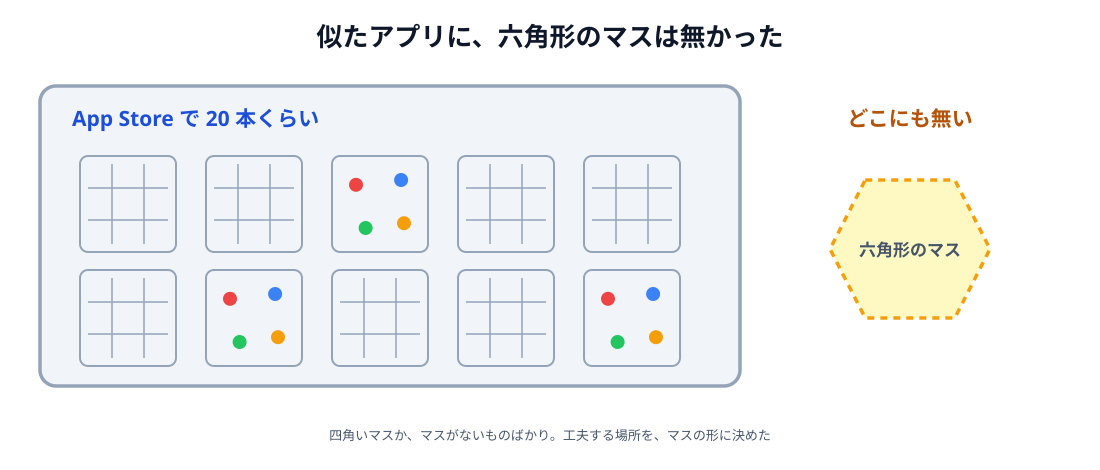

Recreate this plot in Python.
# 05-market.svg
# スキーマ: CONTAINER + NEAR-FAR（四角いマスとマスなしばかりの棚の外に、六角形だけが無い）
# 似たアプリを調べると、まだ誰も作っていない場所が見えてくることを見せる

import sys

sys.path.insert(0, "/Users/seekseep/.claude/skills/genfig")
from genfig import Canvas, PALETTE, INK_SCALE

c = Canvas(1100, 470)
c.text(550, 46, "似たアプリに、六角形のマスは無かった", scale="xl")

c.sticky(40, 86, 700, 300, color="gray")
c.text(72, 126, "App Store で 20 本くらい", scale="lg", align="left",
       fill=PALETTE["blue"]["text"])

SIZE = 96
LINE = INK_SCALE["gray"]
DOTS = ["red", "blue", "green", "yellow"]


def grid_tile(x, y):
    """四角いマスのアプリ。3 × 3 の方眼を描く。"""
    c.sticky(x, y, SIZE, SIZE, color="gray", rx=8, weight="thin")
    for i in (1, 2):
        d = SIZE * i / 3
        c.raw(f'<line x1="{x + d:g}" y1="{y + 8:g}" x2="{x + d:g}" y2="{y + SIZE - 8:g}" '
              f'stroke="{LINE}" stroke-width="1.5"/>')
        c.raw(f'<line x1="{x + 8:g}" y1="{y + d:g}" x2="{x + SIZE - 8:g}" y2="{y + d:g}" '
              f'stroke="{LINE}" stroke-width="1.5"/>')


def free_tile(x, y):
    """マスのないアプリ。白い紙に点だけが置いてある。"""
    c.sticky(x, y, SIZE, SIZE, color="gray", rx=8, weight="thin")
    for (dx, dy), color in zip([(0.25, 0.3), (0.72, 0.25), (0.35, 0.75), (0.75, 0.7)], DOTS):
        c.raw(f'<circle cx="{x + SIZE * dx:g}" cy="{y + SIZE * dy:g}" r="7" '
              f'fill="{PALETTE[color]["border"]}"/>')


kinds = ["grid", "grid", "free", "grid", "grid",
         "grid", "free", "grid", "grid", "free"]
for i, kind in enumerate(kinds):
    x = 80 + (i % 5) * 126
    y = 156 + (i // 5) * 114
    (grid_tile if kind == "grid" else free_tile)(x, y)

# 棚の外に、六角形の空き。点線で「無い」ことを見せる
c.text(910, 126, "どこにも無い", scale="lg", fill=PALETTE["yellow"]["text"])
c.hexagon(830, 180, 160, 138, color="yellow", dash="dashed")
c.text(910, 256, "六角形のマス", scale="md")

c.text(550, 440, "四角いマスか、マスがないものばかり。工夫する場所を、マスの形に決めた", scale="sm")

c.save("05-market.svg")
